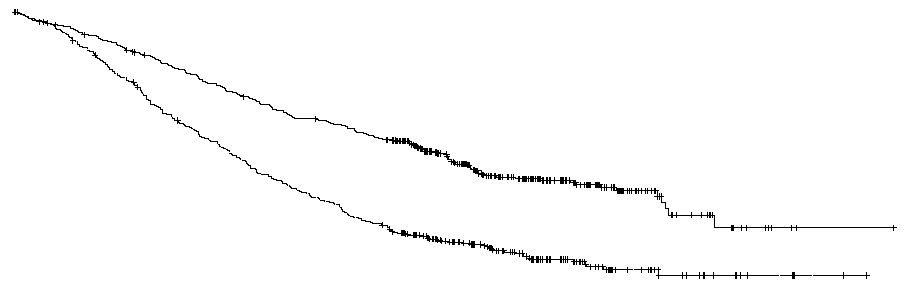
#> input picture charttestwhite2.png, 909 x 288 px
$ python tickpositions.py
#> lines starting #> are read from the running program, lines starting #| are printed output that depends on the picture
import cv2
import numpy as np
import csv
import sys
from pathlib import Path

def process_image(image_path):
    # Ensure file exists
#> called with image_path = 'charttestwhite2.png'
    if not Path(image_path).exists():
        raise FileNotFoundError(f"Image file not found: {image_path}")

    # Load and process image
    image = cv2.imread(str(image_path), cv2.IMREAD_UNCHANGED)
#> image is the input picture: shape (288, 909, 4); mean B, G, R, A 251.3, 251.3, 251.3, 255
    if image is None:
        raise ValueError("Failed to load image")

    # Convert to grayscale
    gray = cv2.cvtColor(image, cv2.COLOR_BGR2GRAY)
#> gray: shape (288, 909); 98.5% white; black in thin lines or dots

    # Threshold the image (binarize: black = 255, transparent/white = 0)
    _, binary = cv2.threshold(gray, 1, 255, cv2.THRESH_BINARY_INV)
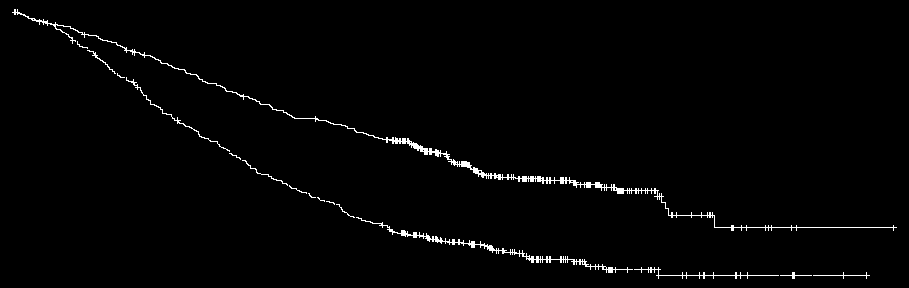
#> binary: shape (288, 909); 1.5% white in thin lines or dots

    # Get image dimensions
    height, width = binary.shape
#> height = 288; width = 909

    # Store tick mark positions
    tick_positions = []

    # Scan vertical columns for tick marks
    for x in range(width):
        black_streak = 0
        for y in range(height):
            if binary[y, x] == 255:  # Check if pixel is black
                black_streak += 1
            else:
                if 6 <= black_streak <= 7:  # Found a tick!
                    tick_positions.append((x, y - black_streak // 2))  # Store center
                black_streak = 0

    # Flip Y coordinates for Illustrator
    tick_positions = [(x, height - y) for x, y in tick_positions]

    # Save positions to CSV
    output_file = Path(image_path).stem + "_ticks.csv"
    with open(output_file, "w", newline="") as file:
        writer = csv.writer(file)
        writer.writerow(["X", "Y"])
        writer.writerows(tick_positions)

    return len(tick_positions), output_file

if __name__ == "__main__":
    try:
        image_path = sys.argv[1] if len(sys.argv) > 1 else "charttestwhite2.png"
        count, output_file = process_image(image_path)
#> count = 304; output_file = 'charttestwhite2_ticks.csv'
        print(f"✓ Found {count} tick marks")
#| ✓ Found 304 tick marks
        print(f"✓ Saved to {output_file}")
#| ✓ Saved to charttestwhite2_ticks.csv
    except Exception as e:
        print(f"Error: {str(e)}", file=sys.stderr)
        sys.exit(1)
